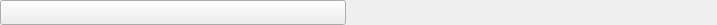
<?xml version="1.0" encoding="UTF-8"?>
<ui version="4.0">
 <class>HeaderFrameData</class>
 <widget class="QWidget" name="HeaderFrameData">
  <property name="geometry">
   <rect>
    <x>0</x>
    <y>0</y>
    <width>717</width>
    <height>25</height>
   </rect>
  </property>
  <property name="minimumSize">
   <size>
    <width>0</width>
    <height>25</height>
   </size>
  </property>
  <property name="maximumSize">
   <size>
    <width>16777215</width>
    <height>25</height>
   </size>
  </property>
  <property name="styleSheet">
   <string notr="true">#mainFrame, QToolButton, QPushButton, .QWidget {
border-image:none;
background-color: qlineargradient(x1: 0, y1: 0, x2: 0.0, y2: 1.0,
stop: 0 #939393,
stop: 0.4 #808080,
stop: 0.401 #737373,
stop: 1 #5a5a5a);
border: 0px;
color: white;
}
QLabel {
border-image:none;
border: 0px;
color: white;
}
QComboBox:hover, QToolButton:hover, QPushButton:hover {
border-image:none;
background-color: qlineargradient(x1: 0, y1: 0, x2: 0.0, y2: 1.0,
stop: 0 #8F8F8F,
stop: 0.4 #7C7C7C,
stop: 0.401 #6F6F6F,
stop: 1 #565656);
border: 0px;
color: white;
}
QToolButton:pressed, QPushButton:pressed {
border-image:none;
background-color: qlineargradient(x1: 0, y1: 0, x2: 0.0, y2: 1.0,
stop: 0 #777777,
stop: 0.4 #646464,
stop: 0.401 #575757,
stop: 1 #3e3e3e);
border: 0px;
color: white;
}

#expandButton {
image: url(&quot;:/talipot/gui/ui/arrowup.png&quot;);
}
#expandButton::checked {
image: url(&quot;:/talipot/gui/ui/arrowdown.png&quot;);
}

QComboBox::down-arrow {
image: url(&quot;:/talipot/gui/ui/down_arrow-white.png&quot;);
}
QComboBox:drop-down {
subcontrol-origin: padding;
subcontrol-position: top right;
border-left-style: none;
border-top-right-radius: 1px;
border-bottom-right-radius: 1px;
}
QComboBox QAbstractItemView {
background-color: white;
color: black;
border: 1px solid #C9C9C9;
}</string>
  </property>
  <property name="title" stdset="0">
   <string/>
  </property>
  <property name="header" stdset="0">
   <bool>true</bool>
  </property>
  <layout class="QHBoxLayout" name="horizontalLayout">
   <property name="spacing">
    <number>0</number>
   </property>
   <property name="margin">
    <number>0</number>
   </property>
   <item>
    <widget class="QFrame" name="mainFrame">
     <layout class="QHBoxLayout" name="horizontalLayout_2">
      <property name="spacing">
       <number>0</number>
      </property>
      <property name="margin">
       <number>0</number>
      </property>
      <item>
       <widget class="QComboBox" name="menusCombo">
        <property name="minimumSize">
         <size>
          <width>0</width>
          <height>25</height>
         </size>
        </property>
       </widget>
      </item>
      <item>
       <widget class="QLabel" name="titleLabel">
        <property name="minimumSize">
         <size>
          <width>0</width>
          <height>25</height>
         </size>
        </property>
        <property name="maximumSize">
         <size>
          <width>16777215</width>
          <height>25</height>
         </size>
        </property>
        <property name="alignment">
         <set>Qt::AlignCenter</set>
        </property>
       </widget>
      </item>
      <item>
       <widget class="QToolButton" name="expandButton">
        <property name="minimumSize">
         <size>
          <width>25</width>
          <height>25</height>
         </size>
        </property>
        <property name="maximumSize">
         <size>
          <width>25</width>
          <height>25</height>
         </size>
        </property>
        <property name="iconSize">
         <size>
          <width>22</width>
          <height>22</height>
         </size>
        </property>
        <property name="checkable">
         <bool>true</bool>
        </property>
        <property name="checked">
         <bool>true</bool>
        </property>
	<property name="toolTip">
	 <string>Hide contents</string>
        </property>
       </widget>
      </item>
     </layout>
    </widget>
   </item>
  </layout>
 </widget>
 <resources/>
 <connections/>
</ui>
